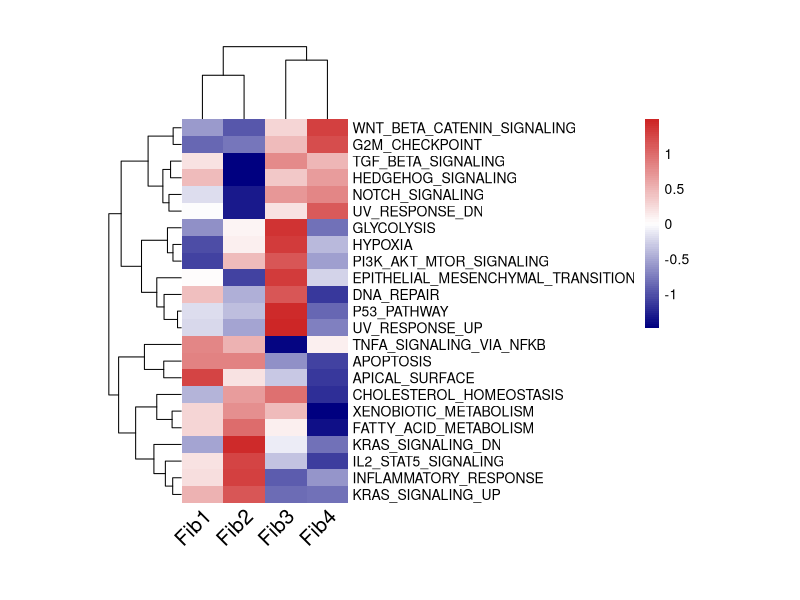

The R source for this figure:
library(pheatmap)
data = read.table("Fig4c-GSVA-heatmap.txt",header=T,row.names=1,sep="\t",check.names = F)
mycol<-colorRampPalette(c("navy", "white", "firebrick3"))(100)

p<-pheatmap(data,
            scale = "row",
            border ="NA",
            color = mycol,
            cluster_rows=T,cluster_cols=T,
            show_rownames=T,show_colnames=T,
            cellheight =12,cellwidth = 30,
            fontsize=10,fontsize_col=15,
            angle_col = 45,
            
)